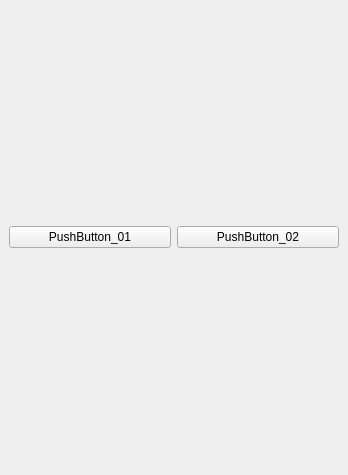
<?xml version="1.0" encoding="UTF-8"?>
<ui version="4.0">
 <class>MainWindow</class>
 <widget class="QMainWindow" name="MainWindow">
  <property name="geometry">
   <rect>
    <x>0</x>
    <y>0</y>
    <width>348</width>
    <height>475</height>
   </rect>
  </property>
  <property name="windowTitle">
   <string>MainWindow</string>
  </property>
  <widget class="QWidget" name="centralwidget">
   <layout class="QHBoxLayout" name="horizontalLayout">
    <item>
     <widget class="QPushButton" name="btn_01">
      <property name="text">
       <string>PushButton_01</string>
      </property>
     </widget>
    </item>
    <item>
     <widget class="QPushButton" name="btn_02">
      <property name="text">
       <string>PushButton_02</string>
      </property>
     </widget>
    </item>
   </layout>
  </widget>
 </widget>
 <resources/>
 <connections/>
</ui>
